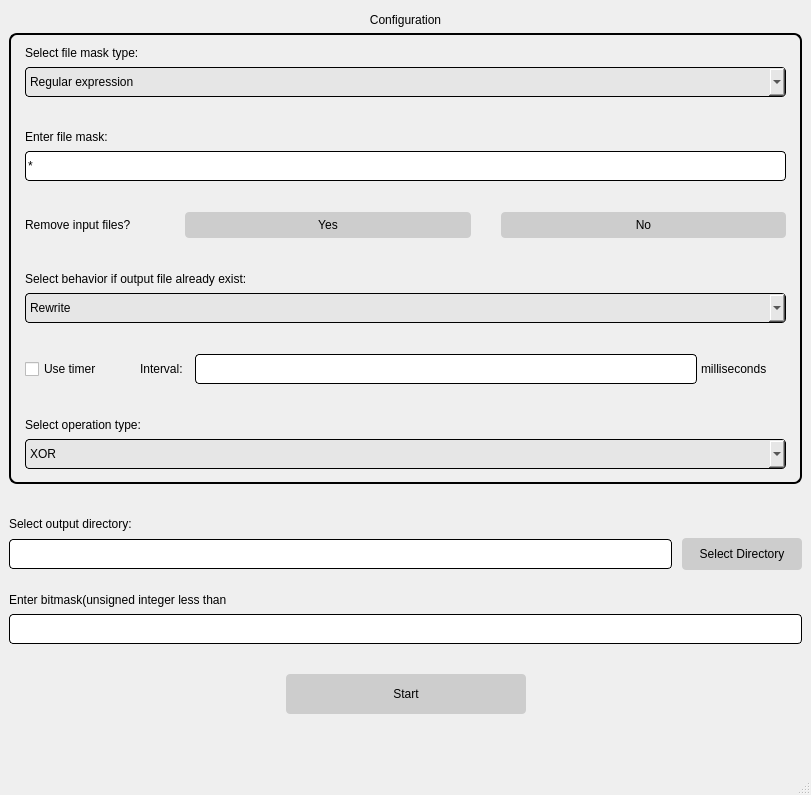
<?xml version="1.0" encoding="UTF-8"?>
<ui version="4.0">
 <class>MainWindow</class>
 <widget class="QMainWindow" name="MainWindow">
  <property name="geometry">
   <rect>
    <x>0</x>
    <y>0</y>
    <width>811</width>
    <height>795</height>
   </rect>
  </property>
  <property name="windowTitle">
   <string>MainWindow</string>
  </property>
  <widget class="QWidget" name="centralwidget">
   <layout class="QVBoxLayout" name="verticalLayout_5">
    <item>
     <layout class="QVBoxLayout" name="verticalLayout_4">
      <property name="spacing">
       <number>10</number>
      </property>
      <item>
       <layout class="QVBoxLayout" name="verticalLayout_3">
        <property name="spacing">
         <number>30</number>
        </property>
        <item>
         <layout class="QVBoxLayout" name="ConfigurationLayout">
          <property name="spacing">
           <number>2</number>
          </property>
          <item>
           <widget class="QLabel" name="label">
            <property name="minimumSize">
             <size>
              <width>100</width>
              <height>22</height>
             </size>
            </property>
            <property name="maximumSize">
             <size>
              <width>16777215</width>
              <height>22</height>
             </size>
            </property>
            <property name="styleSheet">
             <string notr="true">font: 11pt &quot;Arial&quot;;
font:  700 12pt  &quot;Arial&quot;;</string>
            </property>
            <property name="text">
             <string>Configuration</string>
            </property>
            <property name="alignment">
             <set>Qt::AlignCenter</set>
            </property>
           </widget>
          </item>
          <item>
           <widget class="QWidget" name="Configuration" native="true">
            <property name="minimumSize">
             <size>
              <width>0</width>
              <height>0</height>
             </size>
            </property>
            <property name="maximumSize">
             <size>
              <width>16777215</width>
              <height>21323</height>
             </size>
            </property>
            <property name="styleSheet">
             <string notr="true">QWidget#Configuration
{border: 2px solid black;
border-radius: 8px;}
</string>
            </property>
            <layout class="QHBoxLayout" name="horizontalLayout_3">
             <property name="leftMargin">
              <number>16</number>
             </property>
             <property name="rightMargin">
              <number>16</number>
             </property>
             <item>
              <layout class="QVBoxLayout" name="verticalLayout">
               <property name="spacing">
                <number>30</number>
               </property>
               <item>
                <layout class="QVBoxLayout" name="MaskLayout">
                 <item>
                  <layout class="QVBoxLayout" name="MaskTypeLayout">
                   <property name="spacing">
                    <number>4</number>
                   </property>
                   <item>
                    <widget class="QLabel" name="label_2">
                     <property name="minimumSize">
                      <size>
                       <width>0</width>
                       <height>20</height>
                      </size>
                     </property>
                     <property name="maximumSize">
                      <size>
                       <width>16777215</width>
                       <height>20</height>
                      </size>
                     </property>
                     <property name="styleSheet">
                      <string notr="true">border: none;
font: 11pt &quot;Arial&quot;;</string>
                     </property>
                     <property name="text">
                      <string>Select file mask type:</string>
                     </property>
                    </widget>
                   </item>
                   <item>
                    <widget class="QComboBox" name="FileMaskType">
                     <property name="minimumSize">
                      <size>
                       <width>0</width>
                       <height>30</height>
                      </size>
                     </property>
                     <property name="maximumSize">
                      <size>
                       <width>16777215</width>
                       <height>30</height>
                      </size>
                     </property>
                     <property name="styleSheet">
                      <string notr="true">border: 1px solid black;
border-radius: 4px;
background-color: rgb(230, 230, 230);
font: 10pt &quot;Arial&quot;;</string>
                     </property>
                     <item>
                      <property name="text">
                       <string>Regular expression</string>
                      </property>
                     </item>
                     <item>
                      <property name="text">
                       <string>File extension</string>
                      </property>
                     </item>
                     <item>
                      <property name="text">
                       <string>Exact filename</string>
                      </property>
                     </item>
                    </widget>
                   </item>
                  </layout>
                 </item>
                 <item>
                  <layout class="QVBoxLayout" name="EnterMaskLayout">
                   <property name="spacing">
                    <number>4</number>
                   </property>
                   <item>
                    <widget class="QLabel" name="label_3">
                     <property name="minimumSize">
                      <size>
                       <width>0</width>
                       <height>20</height>
                      </size>
                     </property>
                     <property name="maximumSize">
                      <size>
                       <width>16777215</width>
                       <height>20</height>
                      </size>
                     </property>
                     <property name="styleSheet">
                      <string notr="true">border: none;
font: 11pt &quot;Arial&quot;;</string>
                     </property>
                     <property name="text">
                      <string>Enter file mask:</string>
                     </property>
                    </widget>
                   </item>
                   <item>
                    <widget class="QLineEdit" name="FileMask">
                     <property name="minimumSize">
                      <size>
                       <width>0</width>
                       <height>30</height>
                      </size>
                     </property>
                     <property name="maximumSize">
                      <size>
                       <width>16777215</width>
                       <height>30</height>
                      </size>
                     </property>
                     <property name="styleSheet">
                      <string notr="true">border: 1px solid black;
border-radius: 4px;
font: 10pt &quot;Arial&quot;;</string>
                     </property>
                     <property name="text">
                      <string>*</string>
                     </property>
                    </widget>
                   </item>
                  </layout>
                 </item>
                </layout>
               </item>
               <item>
                <layout class="QHBoxLayout" name="RemoveInputFilesLayout">
                 <property name="spacing">
                  <number>30</number>
                 </property>
                 <item>
                  <widget class="QLabel" name="label_4">
                   <property name="minimumSize">
                    <size>
                     <width>130</width>
                     <height>20</height>
                    </size>
                   </property>
                   <property name="maximumSize">
                    <size>
                     <width>130</width>
                     <height>20</height>
                    </size>
                   </property>
                   <property name="styleSheet">
                    <string notr="true">border: none;
font: 11pt &quot;Arial&quot;;</string>
                   </property>
                   <property name="text">
                    <string>Remove input files?</string>
                   </property>
                  </widget>
                 </item>
                 <item>
                  <layout class="QHBoxLayout" name="horizontalLayout">
                   <item>
                    <widget class="QPushButton" name="RemoveInputFiles">
                     <property name="sizePolicy">
                      <sizepolicy hsizetype="Expanding" vsizetype="Fixed">
                       <horstretch>0</horstretch>
                       <verstretch>0</verstretch>
                      </sizepolicy>
                     </property>
                     <property name="minimumSize">
                      <size>
                       <width>0</width>
                       <height>26</height>
                      </size>
                     </property>
                     <property name="cursor">
                      <cursorShape>PointingHandCursor</cursorShape>
                     </property>
                     <property name="styleSheet">
                      <string notr="true">border: none;
border-radius: 4px;
background-color: rgb(205, 205, 205);
font: 11pt &quot;Arial&quot;;</string>
                     </property>
                     <property name="text">
                      <string>Yes</string>
                     </property>
                    </widget>
                   </item>
                   <item>
                    <widget class="QPushButton" name="DontRemoveInputsFiles">
                     <property name="sizePolicy">
                      <sizepolicy hsizetype="Expanding" vsizetype="Fixed">
                       <horstretch>0</horstretch>
                       <verstretch>0</verstretch>
                      </sizepolicy>
                     </property>
                     <property name="minimumSize">
                      <size>
                       <width>0</width>
                       <height>26</height>
                      </size>
                     </property>
                     <property name="cursor">
                      <cursorShape>PointingHandCursor</cursorShape>
                     </property>
                     <property name="styleSheet">
                      <string notr="true">border: none;
border-radius: 4px;
background-color: rgb(205, 205, 205);
font: 11pt &quot;Arial&quot;;</string>
                     </property>
                     <property name="text">
                      <string>No</string>
                     </property>
                    </widget>
                   </item>
                  </layout>
                 </item>
                </layout>
               </item>
               <item>
                <layout class="QVBoxLayout" name="BehaviorIfExistLayout">
                 <property name="spacing">
                  <number>4</number>
                 </property>
                 <property name="sizeConstraint">
                  <enum>QLayout::SetNoConstraint</enum>
                 </property>
                 <item>
                  <widget class="QLabel" name="label_5">
                   <property name="minimumSize">
                    <size>
                     <width>0</width>
                     <height>20</height>
                    </size>
                   </property>
                   <property name="maximumSize">
                    <size>
                     <width>16777215</width>
                     <height>20</height>
                    </size>
                   </property>
                   <property name="styleSheet">
                    <string notr="true">border: none;
font: 11pt &quot;Arial&quot;;</string>
                   </property>
                   <property name="text">
                    <string>Select behavior if output file already exist:</string>
                   </property>
                  </widget>
                 </item>
                 <item>
                  <widget class="QComboBox" name="BehaviorIfExist">
                   <property name="minimumSize">
                    <size>
                     <width>0</width>
                     <height>30</height>
                    </size>
                   </property>
                   <property name="maximumSize">
                    <size>
                     <width>16777215</width>
                     <height>30</height>
                    </size>
                   </property>
                   <property name="styleSheet">
                    <string notr="true">border: 1px solid black;
border-radius: 4px;
background-color: rgb(230, 230, 230);
font: 10pt &quot;Arial&quot;;</string>
                   </property>
                   <item>
                    <property name="text">
                     <string>Rewrite</string>
                    </property>
                   </item>
                   <item>
                    <property name="text">
                     <string>Add counter</string>
                    </property>
                   </item>
                  </widget>
                 </item>
                </layout>
               </item>
               <item>
                <layout class="QHBoxLayout" name="TimerLayout">
                 <property name="spacing">
                  <number>30</number>
                 </property>
                 <item>
                  <widget class="QCheckBox" name="UseTimer">
                   <property name="minimumSize">
                    <size>
                     <width>85</width>
                     <height>30</height>
                    </size>
                   </property>
                   <property name="maximumSize">
                    <size>
                     <width>85</width>
                     <height>30</height>
                    </size>
                   </property>
                   <property name="styleSheet">
                    <string notr="true">font: 11pt &quot;Arial&quot;;</string>
                   </property>
                   <property name="text">
                    <string>Use timer</string>
                   </property>
                  </widget>
                 </item>
                 <item>
                  <layout class="QHBoxLayout" name="horizontalLayout_2">
                   <property name="spacing">
                    <number>4</number>
                   </property>
                   <item>
                    <widget class="QLabel" name="label_6">
                     <property name="minimumSize">
                      <size>
                       <width>51</width>
                       <height>30</height>
                      </size>
                     </property>
                     <property name="maximumSize">
                      <size>
                       <width>51</width>
                       <height>30</height>
                      </size>
                     </property>
                     <property name="styleSheet">
                      <string notr="true">border: none;
font: 11pt &quot;Arial&quot;;</string>
                     </property>
                     <property name="text">
                      <string>Interval:</string>
                     </property>
                    </widget>
                   </item>
                   <item>
                    <widget class="QLineEdit" name="TimerInterval">
                     <property name="enabled">
                      <bool>false</bool>
                     </property>
                     <property name="minimumSize">
                      <size>
                       <width>0</width>
                       <height>30</height>
                      </size>
                     </property>
                     <property name="maximumSize">
                      <size>
                       <width>16777215</width>
                       <height>30</height>
                      </size>
                     </property>
                     <property name="styleSheet">
                      <string notr="true">border: 1px solid black;
border-radius: 4px;
font: 10pt &quot;Arial&quot;;</string>
                     </property>
                     <property name="inputMask">
                      <string/>
                     </property>
                     <property name="text">
                      <string/>
                     </property>
                     <property name="alignment">
                      <set>Qt::AlignRight|Qt::AlignTrailing|Qt::AlignVCenter</set>
                     </property>
                     <property name="clearButtonEnabled">
                      <bool>false</bool>
                     </property>
                    </widget>
                   </item>
                   <item>
                    <widget class="QLabel" name="label_7">
                     <property name="minimumSize">
                      <size>
                       <width>85</width>
                       <height>30</height>
                      </size>
                     </property>
                     <property name="maximumSize">
                      <size>
                       <width>85</width>
                       <height>30</height>
                      </size>
                     </property>
                     <property name="styleSheet">
                      <string notr="true">border: none;
font: 11pt &quot;Arial&quot;;</string>
                     </property>
                     <property name="text">
                      <string>milliseconds</string>
                     </property>
                    </widget>
                   </item>
                  </layout>
                 </item>
                </layout>
               </item>
               <item>
                <layout class="QVBoxLayout" name="OperationLayout">
                 <property name="spacing">
                  <number>4</number>
                 </property>
                 <item>
                  <widget class="QLabel" name="label_10">
                   <property name="minimumSize">
                    <size>
                     <width>0</width>
                     <height>20</height>
                    </size>
                   </property>
                   <property name="maximumSize">
                    <size>
                     <width>16777215</width>
                     <height>20</height>
                    </size>
                   </property>
                   <property name="styleSheet">
                    <string notr="true">border: none;
font: 11pt &quot;Arial&quot;;</string>
                   </property>
                   <property name="text">
                    <string>Select operation type:</string>
                   </property>
                  </widget>
                 </item>
                 <item>
                  <widget class="QComboBox" name="OperationType">
                   <property name="minimumSize">
                    <size>
                     <width>0</width>
                     <height>30</height>
                    </size>
                   </property>
                   <property name="maximumSize">
                    <size>
                     <width>16777215</width>
                     <height>30</height>
                    </size>
                   </property>
                   <property name="styleSheet">
                    <string notr="true">border: 1px solid black;
border-radius: 4px;
background-color: rgb(230, 230, 230);
font: 10pt &quot;Arial&quot;;</string>
                   </property>
                   <item>
                    <property name="text">
                     <string>XOR</string>
                    </property>
                   </item>
                   <item>
                    <property name="text">
                     <string>AND</string>
                    </property>
                   </item>
                   <item>
                    <property name="text">
                     <string>OR</string>
                    </property>
                   </item>
                   <item>
                    <property name="text">
                     <string>NOT</string>
                    </property>
                   </item>
                  </widget>
                 </item>
                </layout>
               </item>
              </layout>
             </item>
            </layout>
           </widget>
          </item>
         </layout>
        </item>
        <item>
         <layout class="QVBoxLayout" name="verticalLayout_2">
          <property name="spacing">
           <number>20</number>
          </property>
          <item>
           <layout class="QVBoxLayout" name="OutputDirectoryLayout">
            <property name="spacing">
             <number>4</number>
            </property>
            <item>
             <widget class="QLabel" name="label_8">
              <property name="minimumSize">
               <size>
                <width>0</width>
                <height>20</height>
               </size>
              </property>
              <property name="maximumSize">
               <size>
                <width>16777215</width>
                <height>20</height>
               </size>
              </property>
              <property name="styleSheet">
               <string notr="true">border: none;
font: 11pt &quot;Arial&quot;;</string>
              </property>
              <property name="text">
               <string>Select output directory:</string>
              </property>
             </widget>
            </item>
            <item>
             <layout class="QHBoxLayout" name="horizontalLayout_4">
              <property name="spacing">
               <number>10</number>
              </property>
              <item>
               <widget class="QLineEdit" name="OutputDirectory">
                <property name="enabled">
                 <bool>true</bool>
                </property>
                <property name="minimumSize">
                 <size>
                  <width>0</width>
                  <height>30</height>
                 </size>
                </property>
                <property name="maximumSize">
                 <size>
                  <width>16777215</width>
                  <height>30</height>
                 </size>
                </property>
                <property name="styleSheet">
                 <string notr="true">border: 1px solid black;
border-radius: 4px;
font: 10pt &quot;Arial&quot;;</string>
                </property>
                <property name="inputMask">
                 <string/>
                </property>
                <property name="text">
                 <string/>
                </property>
                <property name="alignment">
                 <set>Qt::AlignLeading|Qt::AlignLeft|Qt::AlignVCenter</set>
                </property>
                <property name="readOnly">
                 <bool>true</bool>
                </property>
               </widget>
              </item>
              <item>
               <widget class="QPushButton" name="SelectDirectory">
                <property name="minimumSize">
                 <size>
                  <width>120</width>
                  <height>32</height>
                 </size>
                </property>
                <property name="maximumSize">
                 <size>
                  <width>120</width>
                  <height>32</height>
                 </size>
                </property>
                <property name="cursor">
                 <cursorShape>PointingHandCursor</cursorShape>
                </property>
                <property name="styleSheet">
                 <string notr="true">QPushButton{
border: none;
border-radius: 4px;
background-color: rgb(205, 205, 205);
font: 11pt &quot;Arial&quot;;}

QPushButton:hover{
background-color: rgb(220, 220, 220);
}
</string>
                </property>
                <property name="text">
                 <string>Select Directory</string>
                </property>
               </widget>
              </item>
             </layout>
            </item>
           </layout>
          </item>
          <item>
           <layout class="QVBoxLayout" name="BitmaskLayout">
            <property name="spacing">
             <number>4</number>
            </property>
            <item>
             <widget class="QLabel" name="EnterBitmask">
              <property name="minimumSize">
               <size>
                <width>0</width>
                <height>20</height>
               </size>
              </property>
              <property name="maximumSize">
               <size>
                <width>16777215</width>
                <height>20</height>
               </size>
              </property>
              <property name="styleSheet">
               <string notr="true">border: none;
font: 11pt &quot;Arial&quot;;</string>
              </property>
              <property name="text">
               <string>Enter bitmask(unsigned integer less than</string>
              </property>
             </widget>
            </item>
            <item>
             <widget class="QLineEdit" name="Bitmask">
              <property name="enabled">
               <bool>true</bool>
              </property>
              <property name="minimumSize">
               <size>
                <width>0</width>
                <height>30</height>
               </size>
              </property>
              <property name="maximumSize">
               <size>
                <width>16777215</width>
                <height>30</height>
               </size>
              </property>
              <property name="styleSheet">
               <string notr="true">border: 1px solid black;
border-radius: 4px;
font: 10pt &quot;Arial&quot;;</string>
              </property>
              <property name="inputMask">
               <string/>
              </property>
              <property name="text">
               <string/>
              </property>
              <property name="alignment">
               <set>Qt::AlignLeading|Qt::AlignLeft|Qt::AlignVCenter</set>
              </property>
              <property name="readOnly">
               <bool>false</bool>
              </property>
             </widget>
            </item>
           </layout>
          </item>
         </layout>
        </item>
        <item>
         <layout class="QHBoxLayout" name="StartStopLayout">
          <item>
           <spacer name="horizontalSpacer">
            <property name="orientation">
             <enum>Qt::Horizontal</enum>
            </property>
            <property name="sizeHint" stdset="0">
             <size>
              <width>40</width>
              <height>20</height>
             </size>
            </property>
           </spacer>
          </item>
          <item>
           <widget class="QPushButton" name="Start">
            <property name="minimumSize">
             <size>
              <width>240</width>
              <height>40</height>
             </size>
            </property>
            <property name="maximumSize">
             <size>
              <width>240</width>
              <height>40</height>
             </size>
            </property>
            <property name="cursor">
             <cursorShape>PointingHandCursor</cursorShape>
            </property>
            <property name="styleSheet">
             <string notr="true">QPushButton{
border: none;
border-radius: 4px;
background-color: rgb(205, 205, 205);
font: 11pt &quot;Arial&quot;;}

QPushButton:hover{
background-color: rgb(220, 220, 220);
}
</string>
            </property>
            <property name="text">
             <string>Start</string>
            </property>
           </widget>
          </item>
          <item>
           <spacer name="horizontalSpacer_2">
            <property name="orientation">
             <enum>Qt::Horizontal</enum>
            </property>
            <property name="sizeHint" stdset="0">
             <size>
              <width>40</width>
              <height>20</height>
             </size>
            </property>
           </spacer>
          </item>
         </layout>
        </item>
       </layout>
      </item>
      <item>
       <widget class="QLabel" name="ErrorDisplay">
        <property name="minimumSize">
         <size>
          <width>0</width>
          <height>40</height>
         </size>
        </property>
        <property name="maximumSize">
         <size>
          <width>16777215</width>
          <height>40</height>
         </size>
        </property>
        <property name="styleSheet">
         <string notr="true">font: 700 10pt &quot;Arial&quot;;
color: rgb(214, 0, 0)</string>
        </property>
        <property name="text">
         <string/>
        </property>
        <property name="alignment">
         <set>Qt::AlignCenter</set>
        </property>
       </widget>
      </item>
     </layout>
    </item>
   </layout>
  </widget>
  <widget class="QStatusBar" name="statusbar"/>
 </widget>
 <resources/>
 <connections/>
</ui>
